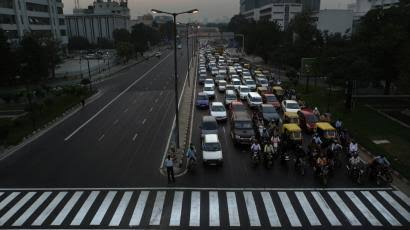
#> input picture aa.jpg, 410 x 230 px, found by its file name
$ jupyter execute --allow-errors 'Zebra Crossing.ipynb'   (older library calls are emulated)
#> lines starting #> are read from the running program, lines starting #| are printed output that depends on the picture; after the words box and inside, x2 and y2 are one past the last pixel; in counts of white or black regions, pixels touching at a corner belong together
[cell 1]
import cv2

[cell 2]
import matplotlib.pyplot as plt
import matplotlib.image as mpimg
import numpy as np

[cell 3]
image= mpimg.imread(r"C:\Users\ihrishi\Desktop\aa.jpg")
#> image is the input picture: shape (230, 410, 3); mean R, G, B 46.8, 49.2, 49.1

[cell 4]
plt.figure(figsize=(10,10))
plt.imshow(image)

[cell 5]
img= cv2.imread(r"C:\Users\ihrishi\Desktop\aa.jpg")
gray = cv2.cvtColor(img, cv2.COLOR_BGR2GRAY)
#edges = red_select(image, thresh=(180,255))
edges = cv2.Canny(gray, 80, 120)
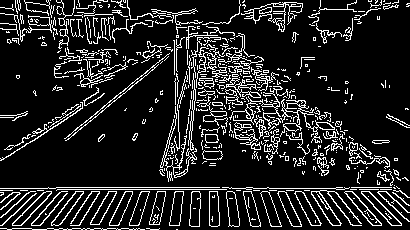
#> edges: shape (230, 410); 14% white in thin lines or dots
lines = cv2.HoughLinesP(edges, 1, 3.14/2, 2, None, 30, 1);
#> lines = [[56, 187, 219, 187], [320, 9, 353, 9], [0, 188, 55, 188], [359, 189, 391, 189], [175, 113, 175, 78], [209, 225, 209, 193], [176, 70, 176, 40], [57, 189, 210, 189]]
for line in lines[0]:
    pt1 = (line[0],line[1])
    pt2 = (line[2],line[3])
    cv2.line(img, pt1, pt2, (255,0,0), 3)
#> this loop made 1 pass
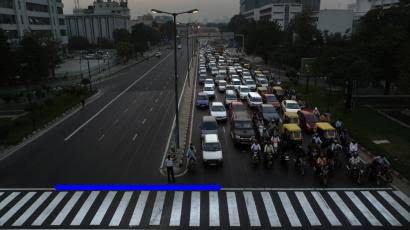
#> img: shape (230, 410, 3); mean B, G, R 50.8, 48.7, 46.3

[cell 6]
plt.figure(figsize=(10,10))
plt.imshow(img)

[cell 7]
(pt1, pt2)
#> Out = ((56, 187), (219, 187))

[cell 8]
m= (pt2[1]-pt1[1])/(pt2[0]-pt1[0])
#> m = 0
print(m)
#| 0.0

[cell 9]
img.shape
#> Out = (230, 410, 3)

[cell 10]
pt1=(0,pt1[1])
#> pt1 = (0, 187)
pt2=(img.shape[1],pt2[1])
#> pt2 = (410, 187)

[cell 11]
(pt1, pt2)
#> Out = ((0, 187), (410, 187))

[cell 12]
cv2.line(img, pt1, pt2, (0,225,0), 3)
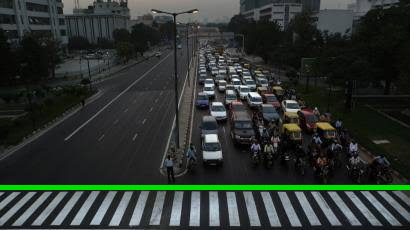
#> img: shape (230, 410, 3); 2.17% of pixels changed, all inside (x1, y1, x2, y2) = (0, 185, 410, 190)
plt.figure(figsize=(10,10))
plt.imshow(img)

## Experimental

[cell 13]
image= cv2.imread(r"C:\Users\ihrishi\Desktop\aa.jpg")
gray = cv2.cvtColor(image, cv2.COLOR_BGR2GRAY)
canny=cv2.Canny(image,10,90)
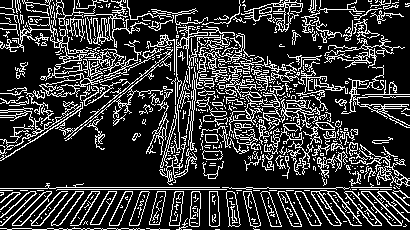
#> canny: shape (230, 410); 21.3% white in thin lines or dots
plt.imshow(canny)

[cell 14]
img= cv2.imread(r"C:\Users\ihrishi\Desktop\aa.jpg")
gray = cv2.cvtColor(img, cv2.COLOR_BGR2GRAY)
#edges = red_select(image, thresh=(180,255))
#> (the rest of this cell did not finish here and is left out)

#> (a cell that did not finish here is left out)

[cell 16]
plt.figure(figsize=(10,10))
plt.imshow(edges)

[cell 17]
(pt1, pt2)
#> Out = ((0, 187), (410, 187))

[cell 18]
def mag_threshold(img,sobel_kernal=3,thresh=(0,255)):
#> called with sobel_kernal = 3, thresh = (20, 100)
    gray=cv2.cvtColor(img,cv2.COLOR_RGB2GRAY)

    x=cv2.Sobel(gray,cv2.CV_64F,1,0,ksize=sobel_kernal)
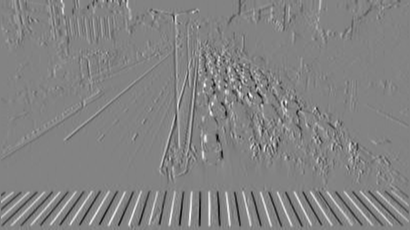
#> x: shape (230, 410) float64; min -713, max 674, mean -0.2; drawn with min black and max white
    y=cv2.Sobel(gray,cv2.CV_64F,0,1,ksize=sobel_kernal)
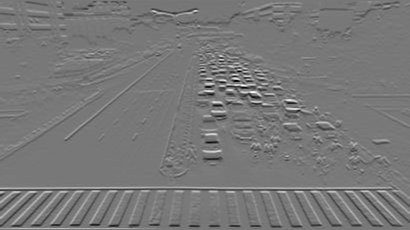
#> y: shape (230, 410) float64; min -777, max 863, mean -1.7; drawn with min black and max white

    mag=np.sqrt(x**2 + y**2)
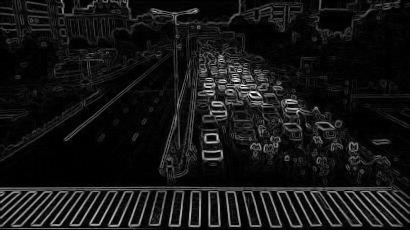
#> mag: shape (230, 410) float64; min 0, max 864.8, mean 74.6; drawn with min black and max white

    scale=np.max(mag)/255
#> scale = 3.39
    eightbit=(mag/scale).astype(np.uint8)
    binary_output=np.zeros_like(eightbit)
    binary_output[(eightbit>thresh[0]) & (eightbit<thresh[1])]=1
    return binary_output

[cell 19]
plt.imshow(mag_threshold(image, thresh=(20,100)),  cmap='gray');
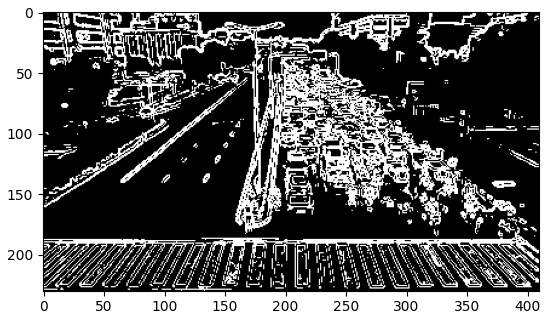
#> figure drawn by matplotlib, 1 panel

[cell 20]
def abs_sobel_thresh(img, orient='x', thresh=(0,255)):
    # Convert to grayscale
    gray = cv.cvtColor(img, cv.COLOR_RGB2GRAY)
    # Apply x or y gradient with the OpenCV Sobel() function
    # and take the absolute value
    if orient == 'x':
        abs_sobel = np.absolute(cv.Sobel(gray, cv.CV_64F, 1, 0))
    if orient == 'y':
        abs_sobel = np.absolute(cv.Sobel(gray, cv.CV_64F, 0, 1))
    # Rescale back to 8 bit integer
    scaled_sobel = np.uint8(255*abs_sobel/np.max(abs_sobel))
    # Create a copy and apply the threshold
    binary_output = np.zeros_like(scaled_sobel)
    # Here I'm using inclusive (>=, <=) thresholds, but exclusive is ok too
    binary_output[(scaled_sobel >= thresh[0]) & (scaled_sobel <= thresh[1])] = 1

    # Return the result
    return binary_output

#> (a cell that did not finish here is left out)

[cell 22]
def mag_threshold(img, sobel_kernel=3, thresh=(0, 255)):
    # 1) Convert to grayscale
    gray = cv.cvtColor(img, cv.COLOR_RGB2GRAY)
    # 2) Take the gradient in x and y separately
    x = cv.Sobel(gray, cv.CV_64F, 1, 0, ksize=sobel_kernel)
    y = cv.Sobel(gray, cv.CV_64F, 0, 1, ksize=sobel_kernel)
    # 3) Calculate the xy magnitude
    mag = np.sqrt(x**2 + y**2)
    # 4) Scale to 8-bit (0 - 255) and convert to type = np.uint8
    scale = np.max(mag)/255
    eightbit = (mag/scale).astype(np.uint8)
    # 5) Create a binary mask where mag thresholds are met
    binary_output = np.zeros_like(eightbit)
    binary_output[(eightbit > thresh[0]) & (eightbit < thresh[1])] =1
    return binary_output

#> (a cell that did not finish here is left out)

[cell 24]
def dir_threshold(img, sobel_kernel=3, thresh=(0, np.pi/2)):
    # 1) Convert to grayscale
    gray = cv.cvtColor(img, cv.COLOR_RGB2GRAY)
    # 2) Take the gradient in x and y separately
    x = np.absolute(cv.Sobel(gray, cv.CV_64F, 1, 0, ksize=sobel_kernel))
    y = np.absolute(cv.Sobel(gray, cv.CV_64F, 0, 1, ksize=sobel_kernel))
    # 4) Use np.arctan2(abs_sobely, abs_sobelx) to calculate the direction of the gradient
    direction = np.arctan2(y, x)
    binary_output = np.zeros_like(direction)
    binary_output[(direction > thresh[0]) & (direction < thresh[1])] = 1
    return binary_output

#> (a cell that did not finish here is left out)

[cell 26]
def red_select(img, thresh=(0, 255)):
    # Apply a threshold to the R channel
#> called with thresh = (180, 255)
    R = img[:,:,0]
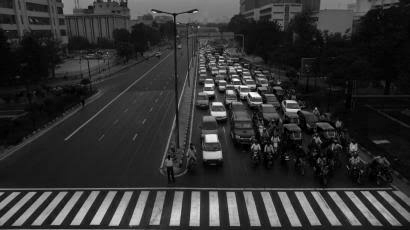
#> R: shape (230, 410); min 0, max 255, mean 49.1
    # Return a binary image of threshold result
    binary_output = np.zeros_like(R)
    binary_output[(R > thresh[0]) & (R <= thresh[1])] = 1
    return binary_output

[cell 27]
plt.imshow(red_select(image, thresh=(180,255)),  cmap='gray');
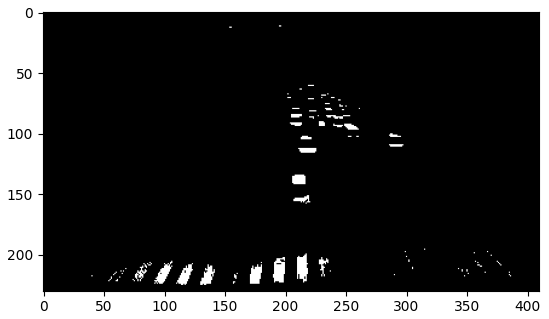
#> figure drawn by matplotlib, 1 panel
